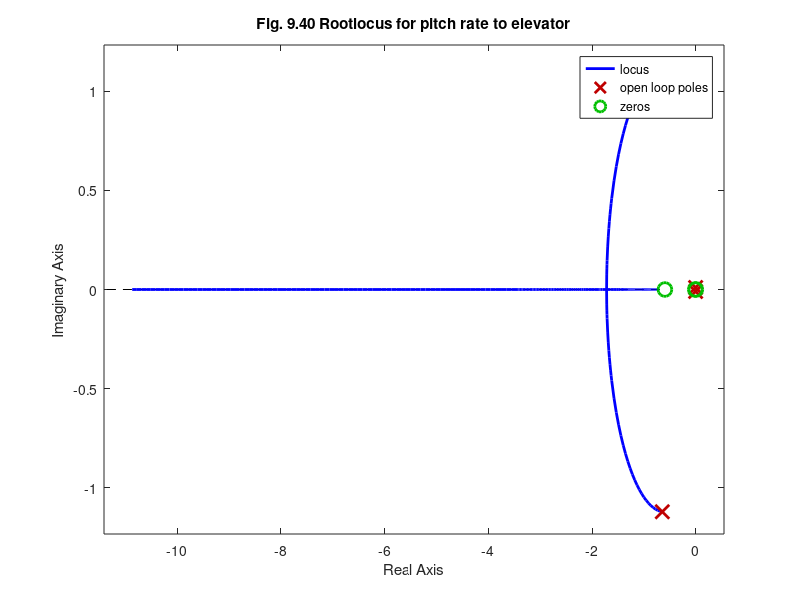

Reproduce this figure in MATLAB.
%  Figure 9.40      Feedback Control of Dynamic Systems, 4e
%                        Franklin, Powell, Emami
%
% fig9_40.m is a script to generate Fig. 9.40, the rootlocus
% of the aircraft with feedback from pitch rate to elevator
clf;
% aircraft system matrices
f=[-.00643 .0263 0 -32.2 0;
-.0941 -.624 820 0 0;
-.000222 -0.00153 -.668 0 0;
0 0 1 0 0;
0 -1 0 830 0];

g=[0; -32.7; -2.08; 0; 0];
h=[0 0 -1 0 0];
j=0;
%
%[np, dp]= ss2tf(f,g,h,j);
sys=ss(f,g,h,j);
% axis([-.02 .02 -.015 .015])
rlocus(sys)
grid;
title('Fig. 9.40 Rootlocus for pitch rate to elevator')
